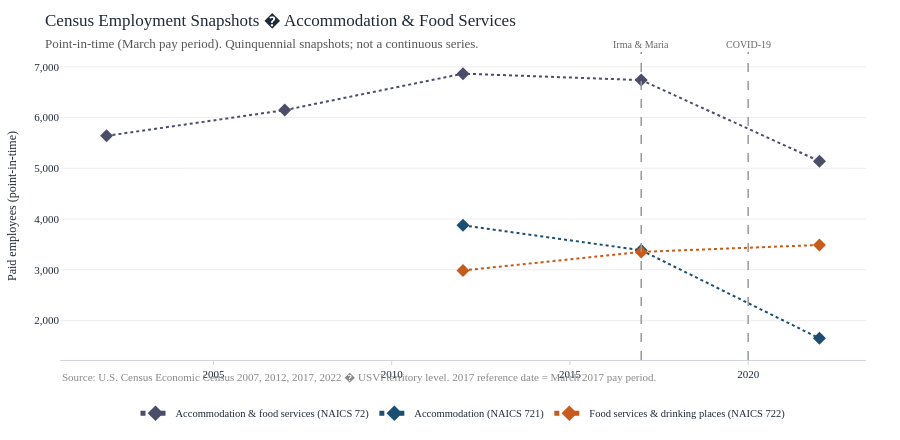

The notebook cell saved with this chart:
### Code cell
# Plot Census employment for NAICS 72, 721, 722
# Explicitly prefer the later vintage when years overlap across vintage files:
# year 2012 appears in both vintage-2012 and vintage-2017 files; keep vintage-2012.
# year 2017 appears in both vintage-2017 and vintage-2022 files; keep vintage-2017.
census_dedup = (
    census
    .sort_values(["year", "vintage"])          # earlier vintage first
    .drop_duplicates(subset=["year", "naics"], keep="first")  # keep earlier vintage
)

fig = go.Figure()
for naics_code, name, color in [
    ("72",  "Accommodation & food services (NAICS 72)",  PALETTE["total"]),
    ("721", "Accommodation (NAICS 721)",                  PALETTE["tourists"]),
    ("722", "Food services & drinking places (NAICS 722)",PALETTE["cruise"]),
]:
    sub = (
        census_dedup[census_dedup["naics"] == naics_code]
        .dropna(subset=["emp"])
        .sort_values("year")
    )
    fig.add_trace(
        go.Scatter(
            x=sub["year"],
            y=sub["emp"],
            mode="markers+lines",
            name=name,
            line=dict(color=color, width=2, dash="dot"),
            marker=dict(size=10, symbol="diamond"),
        )
    )

fig.update_layout(
    title=dict(
        text="Census Employment Snapshots � Accommodation & Food Services<br>"
        "<span style='font-size:13px;color:#555'>Point-in-time (March pay period). Quinquennial snapshots; not a continuous series.</span>",
        font=dict(size=17),
    ),
    yaxis_title="Paid employees (point-in-time)",
    yaxis_tickformat=",",
    height=440,
    annotations=[
        dict(
            xref="paper", yref="paper", x=0, y=-0.08,
            text="<span style='color:#888;font-size:11px'>Source: U.S. Census Economic Census 2007, 2012, 2017, 2022 � USVI territory level. 2017 reference date = March 2017 pay period.</span>",
            showarrow=False, xanchor="left",
        )
    ],
)
for x_val, label in [(2017, "Irma & Maria"), (2020, "COVID-19")]:
    fig.add_vline(
        x=x_val,
        line=dict(color="#999", width=1.5, dash="dash"),
        annotation_text=label,
        annotation_position="top",
        annotation_font=dict(size=10, color="#666"),
    )
fig.show()

### Figure 1 — Plotly figure (JSON) as saved in the notebook; plotly's stock layout.template omitted (floating-point values rounded to 4 significant figures)
{"data": [{"line": {"color": "#4a4e69", "dash": "dot", "width": 2}, "marker": {"size": 10, "symbol": "diamond"}, "mode": "markers+lines", "name": "Accommodation & food services (NAICS 72)", "type": "scatter", "x": [2002, 2007, 2012, 2017, 2022], "y": [5639.0, 6146.0, 6864.0, 6737.0, 5140.0]}, {"line": {"color": "#1a4f72", "dash": "dot", "width": 2}, "marker": {"size": 10, "symbol": "diamond"}, "mode": "markers+lines", "name": "Accommodation (NAICS 721)", "type": "scatter", "x": [2012, 2017, 2022], "y": [3876.0, 3385.0, 1650.0]}, {"line": {"color": "#c85a1a", "dash": "dot", "width": 2}, "marker": {"size": 10, "symbol": "diamond"}, "mode": "markers+lines", "name": "Food services & drinking places (NAICS 722)", "type": "scatter", "x": [2012, 2017, 2022], "y": [2987.0, 3353.0, 3490.0]}], "layout": {"annotations": [{"showarrow": false, "text": "<span style='color:#888;font-size:11px'>Source: U.S. Census Economic Census 2007, 2012, 2017, 2022 � USVI territory level. 2017 reference date = March 2017 pay period.</span>", "x": 0, "xanchor": "left", "xref": "paper", "y": -0.08, "yref": "paper"}, {"font": {"color": "#666", "size": 10}, "showarrow": false, "text": "Irma & Maria", "x": 2017, "xanchor": "center", "xref": "x", "y": 1, "yanchor": "bottom", "yref": "y domain"}, {"font": {"color": "#666", "size": 10}, "showarrow": false, "text": "COVID-19", "x": 2020, "xanchor": "center", "xref": "x", "y": 1, "yanchor": "bottom", "yref": "y domain"}], "height": 440, "shapes": [{"line": {"color": "#999", "dash": "dash", "width": 1.5}, "type": "line", "x0": 2017, "x1": 2017, "xref": "x", "y0": 0, "y1": 1, "yref": "y domain"}, {"line": {"color": "#999", "dash": "dash", "width": 1.5}, "type": "line", "x0": 2020, "x1": 2020, "xref": "x", "y0": 0, "y1": 1, "yref": "y domain"}], "title": {"font": {"size": 17}, "text": "Census Employment Snapshots � Accommodation & Food Services<br><span style='font-size:13px;color:#555'>Point-in-time (March pay period). Quinquennial snapshots; not a continuous series.</span>"}, "yaxis": {"tickformat": ",", "title": {"text": "Paid employees (point-in-time)"}}}}
